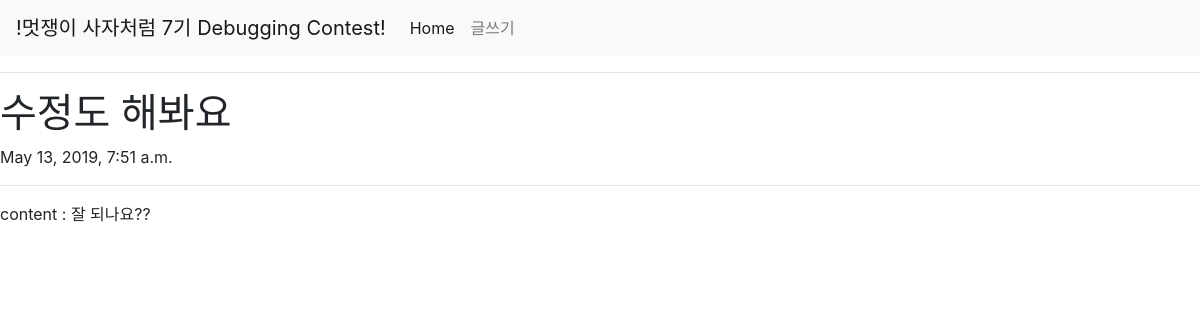
The app's page /detail/11, older data.
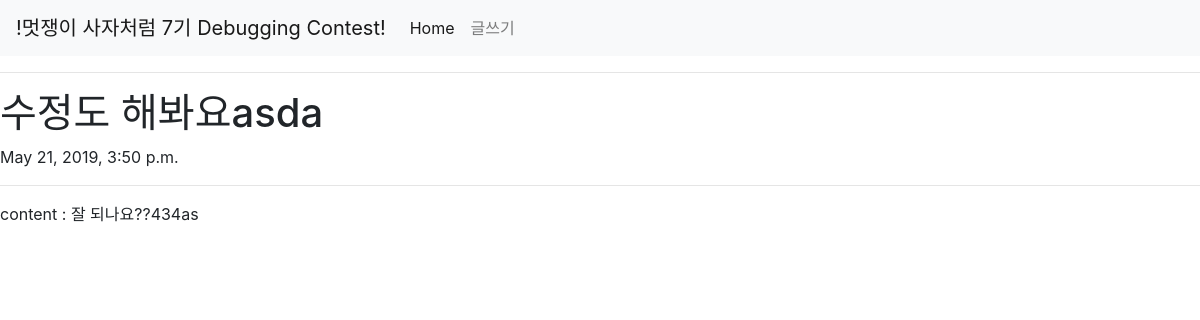
The same page, newer data.
### Blogapp/models.py (models this page shows, shortened)
class Post(models.Model):
    title = models.CharField(max_length = 20)
    content = models.TextField()
    pub_date = models.DateTimeField(auto_now_add=True)

### Blogapp/views.py (the view)
# urls.py: path('detail/<int:post_id>', Blogapp.views.detail, name='detail'),
def detail(request, post_id):
    post = get_object_or_404(Post, pk=post_id)
    return render(request, 'detail.html', {'post':post})

### Blogapp/templates/detail.html
{% extends 'base.html' %}
{% block content %}
<hr>
<h1>{{post.title}}</h1>
<p>{{post.pub_date}}</p>
<hr>
<p>content : {{post.content}}</p>
{% endblock %}

Row changes from the older to the newer data that the page shows:
changed Post: title "수정도 해봐요" → "수정도 해봐요asda"; pub_date "May 13, 2019, 7:51 a.m." → "May 21, 2019, 3:50 p.m."; content "잘 되나요??" → "잘 되나요??434as"
